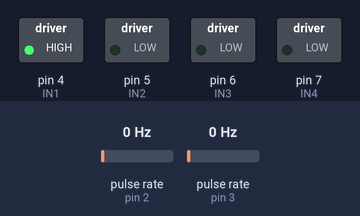
Simulated run of this sketch. Board: Arduino Uno, built with avr-gcc and run on an emulated ATmega328P. Parts: switched loads named in the sketch (green lamp = pin HIGH). Wiring (inferred from the names in the program): 2 × pulse sensor: data pin 2 / data pin 3. Inputs (shaded band) come from the test bench; at power-on: pulse rate (sensors on pin 2, pin 3) 0 Hz. What the sketch prints to the serial monitor is not drawn.

Above: at 0.1 s.
Timing chart, 0 to 1.6 s (numbered marks = the images above):
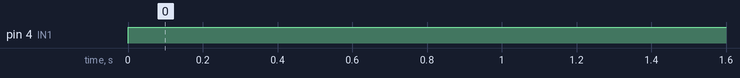

The sketch:

integrated.ino
```cpp
#define MAX_SPEED 255
#define MIN_SPEED 75

/*
const int trig = 2;
const int echo_head = 3;
const int echo_left = 4;
const int echo_right = 5;
*/

const int IN1 = 4;
const int IN2 = 5;
const int IN3 = 6;
const int IN4 = 7;

const int enc_left = 2;
const int enc_right = 3;

int counter_left = 0;
int counter_right = 0;
unsigned long now;

void countpulse_left() {
  counter_left++;
}

void countpulse_right() {
  counter_right++;
}

void setup(){
    Serial.begin(9600);     // giao tiếp Serial với baudrate 9600
    /*
    pinMode(trig,OUTPUT);
    pinMode(echo_head,INPUT);
    pinMode(echo_left,INPUT);
    pinMode(echo_right,INPUT);
    */

    pinMode(IN1,OUTPUT);
    pinMode(IN2,OUTPUT);
    pinMode(IN3,OUTPUT);
    pinMode(IN4,OUTPUT);

    pinMode(enc_left, INPUT);
    pinMode(enc_right, INPUT);

    attachInterrupt(enc_left - 2, countpulse_left, RISING);
    attachInterrupt(enc_right - 2, countpulse_right, RISING);
}

/*
float distance(int echo) {
  digitalWrite(trig,0);
  delayMicroseconds(2);
  digitalWrite(trig,1);
  delayMicroseconds(5);
  digitalWrite(trig,0);
  unsigned long duration = pulseIn(echo,HIGH);
  float cal = duration/2/29.412;
  return cal;
}
*/

void motor_left_run(int speed, bool x) {
  speed = constrain(speed, MIN_SPEED, MAX_SPEED);
  digitalWrite(IN1, x);
  analogWrite(IN2, abs(MAX_SPEED*x - speed));
}

void motor_right_run(int speed, bool x) {
  speed = constrain(speed, MIN_SPEED, MAX_SPEED);
  digitalWrite(IN4, x);
  analogWrite(IN3, abs(MAX_SPEED*x - speed));
}

void motor_left_stop() {
  digitalWrite(IN1, LOW);
  digitalWrite(IN2, LOW);
}

void motor_right_stop() {
  digitalWrite(IN3, LOW);
  digitalWrite(IN4, LOW);
}

void loop()
{
  /*
  float head = distance(echo_head);
  float left = distance(echo_left);
  float right = distance(echo_right);
  */

  /*
  Serial.print("head = ");
  Serial.println(head);
  Serial.print("left = ");
  Serial.println(left);
  Serial.print("right = ");
  Serial.println(right);
  Serial.println();
  */

  /*
  if (head > 10) {
    motor_left_run(MAX_SPEED,1);
    motor_right_run(MAX_SPEED,1);
  } else {
      if (left <= 10 && right <= 10) {
        motor_left_stop();
        motor_right_stop();
      } else if ((left <= 10 && right > 10) || (left > 10 && right > 10)) {
        motor_left_stop();
        motor_right_run(MAX_SPEED,1);
      } else if (left > 10 && right <= 10) {
        motor_left_run(MAX_SPEED,1);
        motor_right_stop();
      }
  }
  */

  motor_left_run(255, 1);
  //motor_right_run(255, 1);
  if (millis() % 5000 == 0 && now != millis()) {
    Serial.print(millis());
    Serial.print(' ');
    Serial.println(counter_left);
    now = millis();
    counter_left = 0;
  }

  /*if (!digitalRead(encoder)) {
    countpulse();
  }*/
}
```

Measured:
- by itself, pin 4 (IN1): LOW → HIGH at 0.00 s
